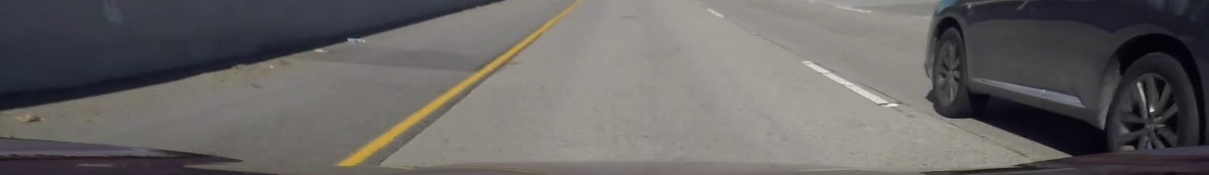
#> input picture Project_2/messuuuu.png, 1209 x 175 px, given in place of Night Drive - 2689.mp4, which was not available
$ python Problem1.py
#> lines starting #> are read from the running program, lines starting #| are printed output that depends on the picture; pictures that were not available may be replaced by others from this repository, and a replacement may not be noted
import numpy as np
import cv2
#from matplotlib import pyplot as plt

i=0
video = cv2.VideoCapture('Night Drive - 2689.mp4')

while (True):
    opened, frame = video.read()
#> frame is the input picture: shape (175, 1209, 3); mean B, G, R 100, 100.8, 103.8
    if opened:
        image = cv2.resize(frame, (frame.shape[1]//2, frame.shape[0]//2))
        image_hsv = cv2.cvtColor(image, cv2.COLOR_BGR2HSV)
#> image_hsv: shape (87, 604, 3); mean H, S, V 57.9, 31.8, 106.7
        h,s,v = cv2.split(image_hsv.copy())
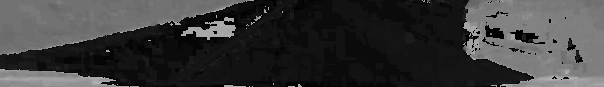
#> h: shape (87, 604); min 0, max 177, mean 57.9
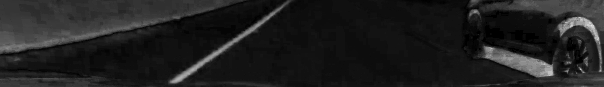
#> s: shape (87, 604); min 0, max 227, mean 31.8
        clahe = cv2.createCLAHE(clipLimit=2.0, tileGridSize=(8,8))
        output_h = clahe.apply(h)
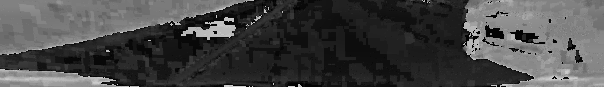
#> output_h: shape (87, 604); min 2, max 207, mean 69.9
        output_s = clahe.apply(s)
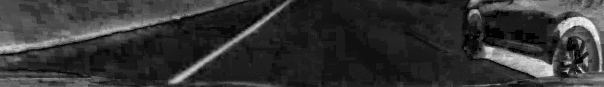
#> output_s: shape (87, 604); min 1, max 246, mean 51.6
        output_v = clahe.apply(v)
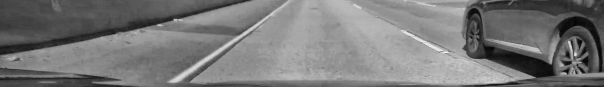
#> output_v: shape (87, 604); min 6, max 240, mean 120.3
        output = cv2.merge((output_h, output_s, output_v))
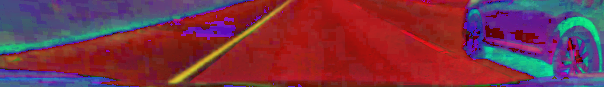
#> output: shape (87, 604, 3); mean B, G, R 69.9, 51.6, 120.3
        fin_output = cv2.cvtColor(output, cv2.COLOR_HSV2BGR)
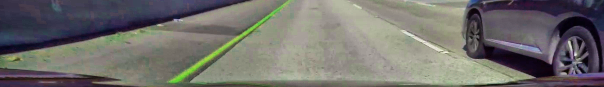
#> fin_output: shape (87, 604, 3); mean B, G, R 107.4, 111.5, 113
        cv2.imshow('output', output)
        cv2.imshow('output2', fin_output)
        cv2.imshow('image', image)
        if cv2.waitKey(2) & 0xff == ord('q'):
#> (key q is pressed here)
            break
        i+=1
cv2.destroyAllWindows()
video.release()

# [27 lines of commented-out code are left out]
